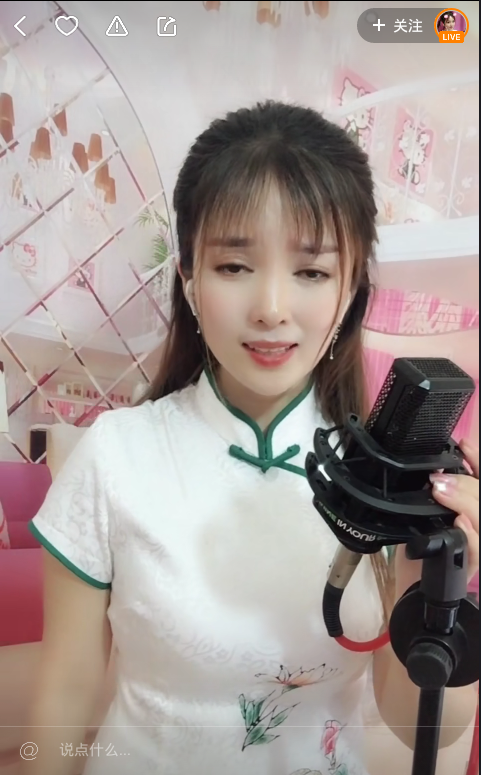
#> input picture Recognition/images/kuaishou/bg6.png, 481 x 775 px
$ python face_detection_still.py
#> lines starting #> are read from the running program, lines starting #| are printed output that depends on the picture; after the words box and inside, x2 and y2 are one past the last pixel; in counts of white or black regions, pixels touching at a corner belong together
import cv2

filename = './images/kuaishou/bg6.png'


def detect(filename):
#> called with filename = './images/kuaishou/bg6.png'
    face_cascade = cv2.CascadeClassifier('./cascades/haarcascade_frontalface_default.xml')
    eye_cascade = cv2.CascadeClassifier('./cascades/haarcascade_eye.xml')
    img = cv2.imread(filename)
#> img is the input picture: shape (775, 481, 3); mean B, G, R 149.2, 153.2, 165
    gray = cv2.cvtColor(img, cv2.COLOR_BGR2GRAY)
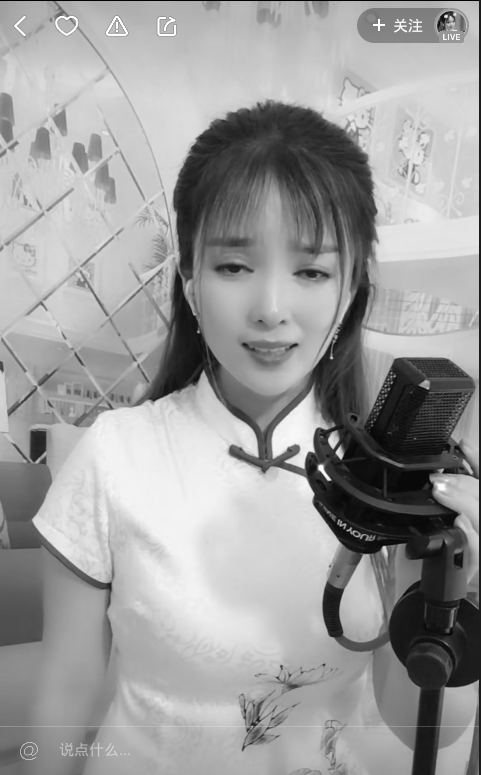
#> gray: shape (775, 481); min 0, max 255, mean 156.3
    faces = face_cascade.detectMultiScale(gray, 1.3, 5)
#> faces = [[169, 191, 205, 205]]
    for (x, y, w, h) in faces:
        img = cv2.rectangle(img, (x, y), (x + w, y + h), (255, 0, 0), 2)
#> this loop made 1 pass
#> pass 1, in detect, `img = cv2.rectangle(img, (x, y), (x + w, y + h), (255, 0, 0), 2)`:
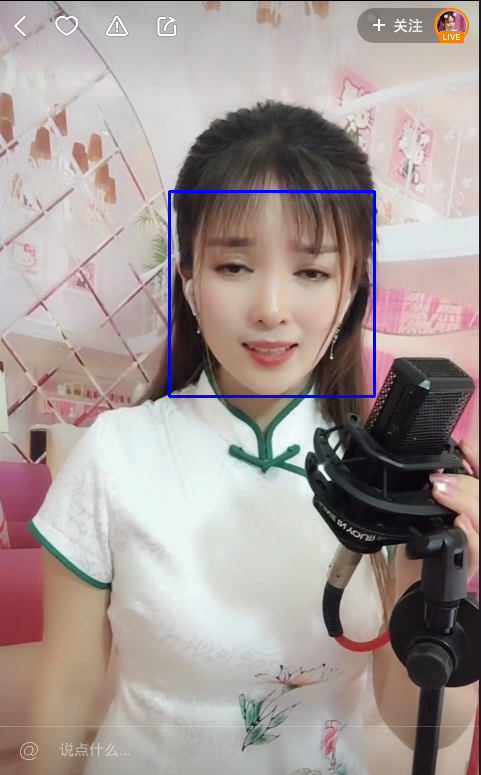
#> img: shape (775, 481, 3); 0.66% of pixels changed, all inside (x1, y1, x2, y2) = (168, 190, 376, 398)

    cv2.namedWindow(' Detected')
    cv2.imshow('Detected', img)
    cv2.imwrite('./detected.jpg', img)
    cv2.waitKey(0)


detect(filename)

$ run again, with Recognition/images/kuaishou/bg1.png copied over Recognition/images/kuaishou/bg6.png
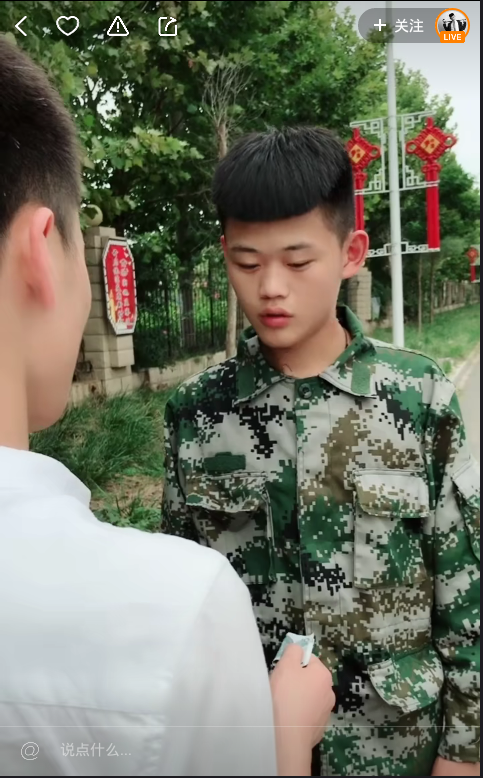
#> input picture Recognition/images/kuaishou/bg1.png, 483 x 778 px
#> in detect, img is the input picture: shape (778, 483, 3); mean B, G, R 102.1, 117.9, 115.4
#> in detect, `gray = cv2.cvtColor(img, cv2.COLOR_BGR2GRAY)`:
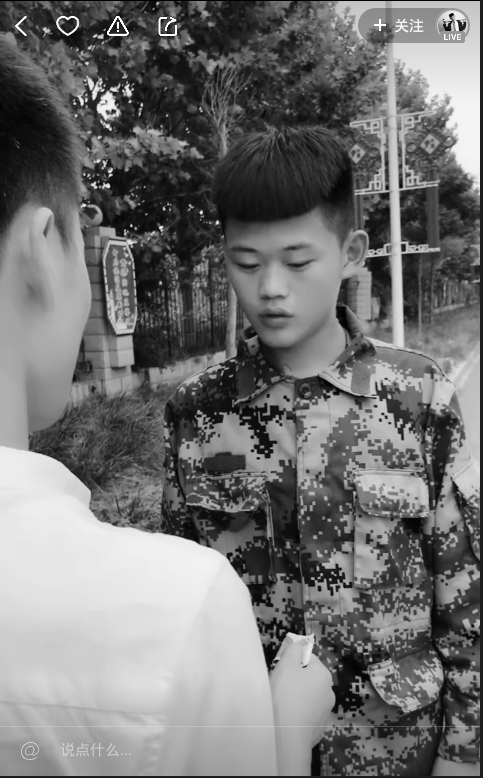
#> gray: shape (778, 483); min 0, max 255, mean 115.3
#> faces = [[208, 212, 136, 136]]
#> the loop in detect, `for (x, y, w, h) in faces:` made 1 pass
#> pass 1, in detect, `img = cv2.rectangle(img, (x, y), (x + w, y + h), (255, 0, 0), 2)`:
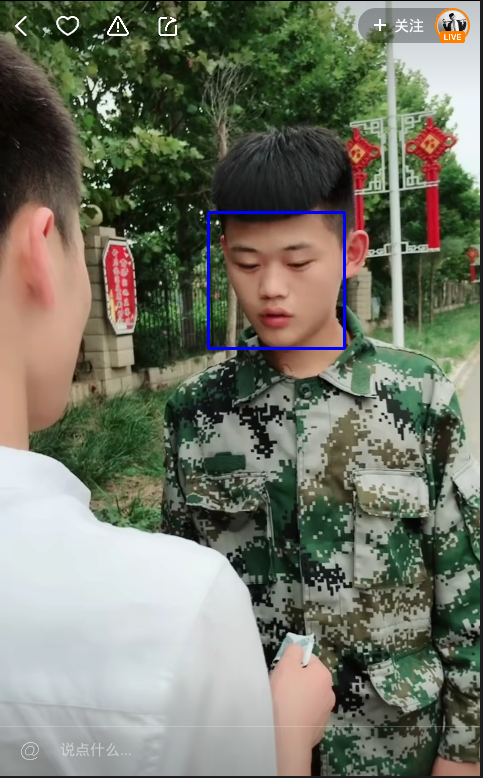
#> img: shape (778, 483, 3); 0.43% of pixels changed, all inside (x1, y1, x2, y2) = (207, 211, 346, 350)

$ run again, with Recognition/images/kuaishou/bg2.png copied over Recognition/images/kuaishou/bg6.png
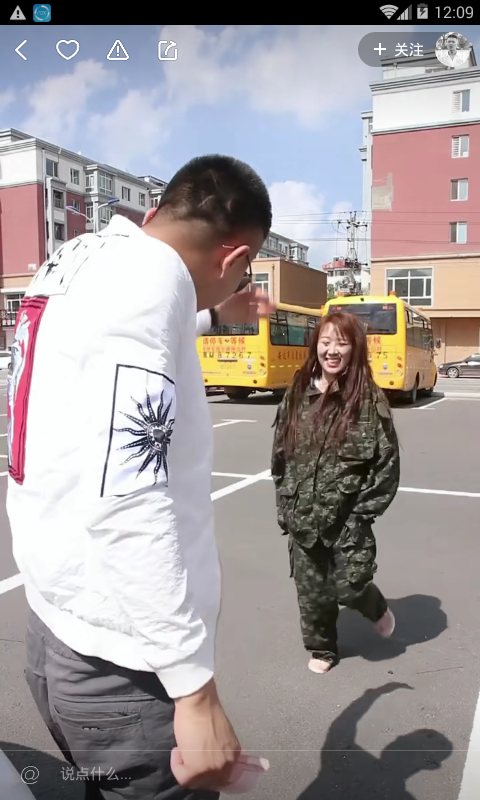
#> input picture Recognition/images/kuaishou/bg2.png, 480 x 800 px
#> in detect, img is the input picture: shape (800, 480, 3); mean B, G, R 155, 154.2, 161.3
#> in detect, `gray = cv2.cvtColor(img, cv2.COLOR_BGR2GRAY)`:
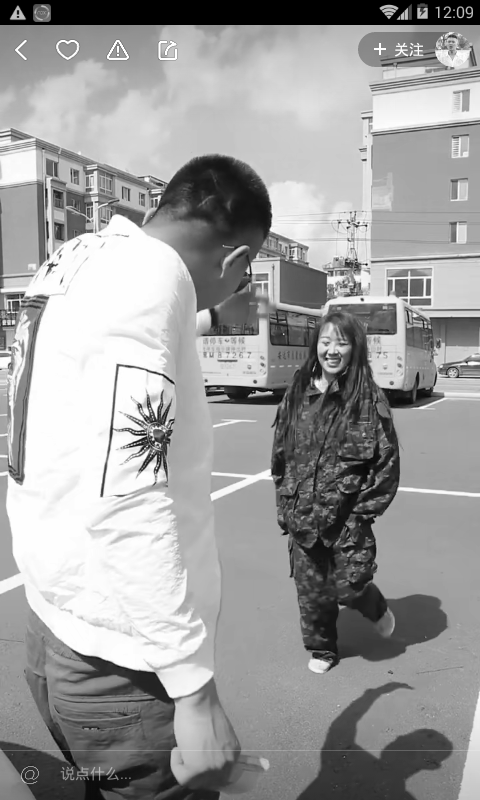
#> gray: shape (800, 480); min 0, max 255, mean 156.4
#> faces = [[362, 335, 52, 52]]
#> the loop in detect, `for (x, y, w, h) in faces:` made 1 pass
#> pass 1, in detect, `img = cv2.rectangle(img, (x, y), (x + w, y + h), (255, 0, 0), 2)`:
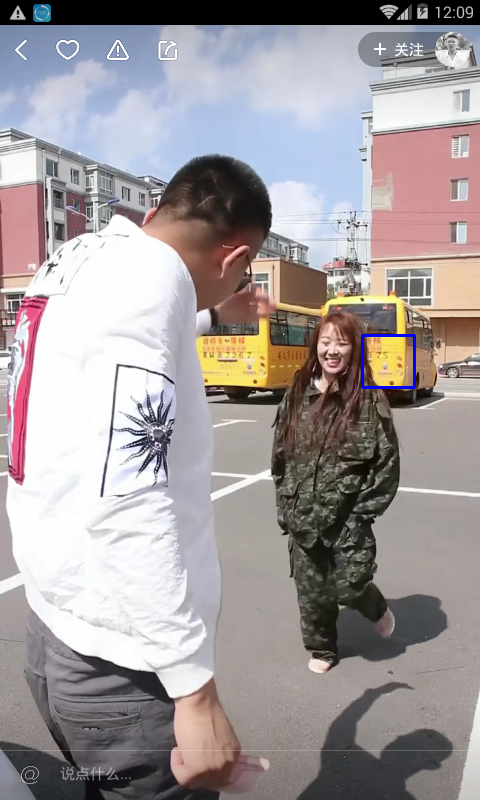
#> img: shape (800, 480, 3); 0.16% of pixels changed, all inside (x1, y1, x2, y2) = (361, 334, 416, 389)
